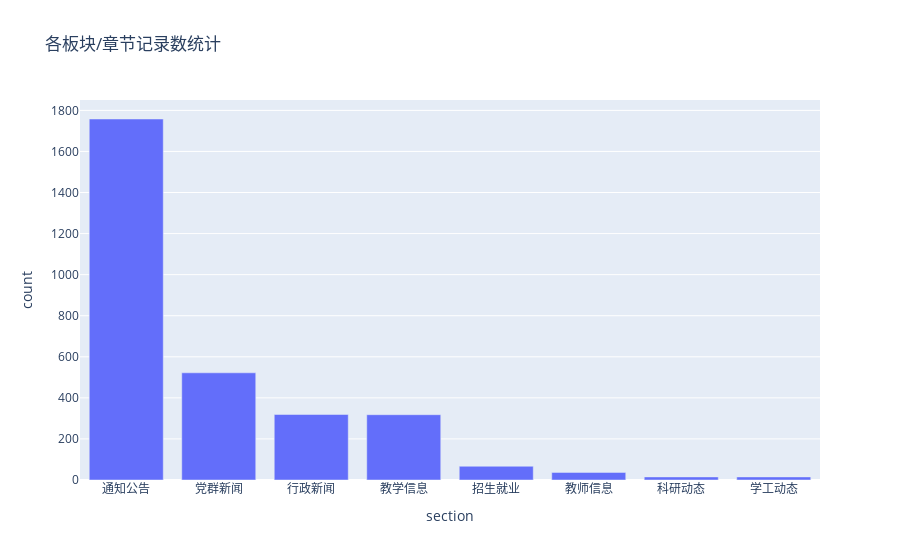

Source (notebook cell):
### Code cell
fig = px.bar(data['section'].value_counts(), y='count', orientation='v', title='各板块/章节记录数统计')
fig.show()

### Figure 1 — Plotly figure (JSON) as saved in the notebook; plotly's stock layout.template omitted (floating-point values rounded to 4 significant figures)
{"data": [{"alignmentgroup": "True", "hovertemplate": "section=%{x}<br>count=%{y}<extra></extra>", "legendgroup": "", "marker": {"color": "#636efa", "pattern": {"shape": ""}}, "name": "", "offsetgroup": "", "orientation": "v", "showlegend": false, "textposition": "auto", "x": ["通知公告", "党群新闻", "行政新闻", "教学信息", "招生就业", "教师信息", "科研动态", "学工动态"], "xaxis": "x", "y": [1758, 522, 319, 318, 67, 37, 15, 15], "yaxis": "y", "type": "bar"}], "layout": {"xaxis": {"anchor": "y", "domain": [0.0, 1.0], "title": {"text": "section"}}, "yaxis": {"anchor": "x", "domain": [0.0, 1.0], "title": {"text": "count"}}, "legend": {"tracegroupgap": 0}, "title": {"text": "各板块/章节记录数统计"}, "barmode": "relative"}}
